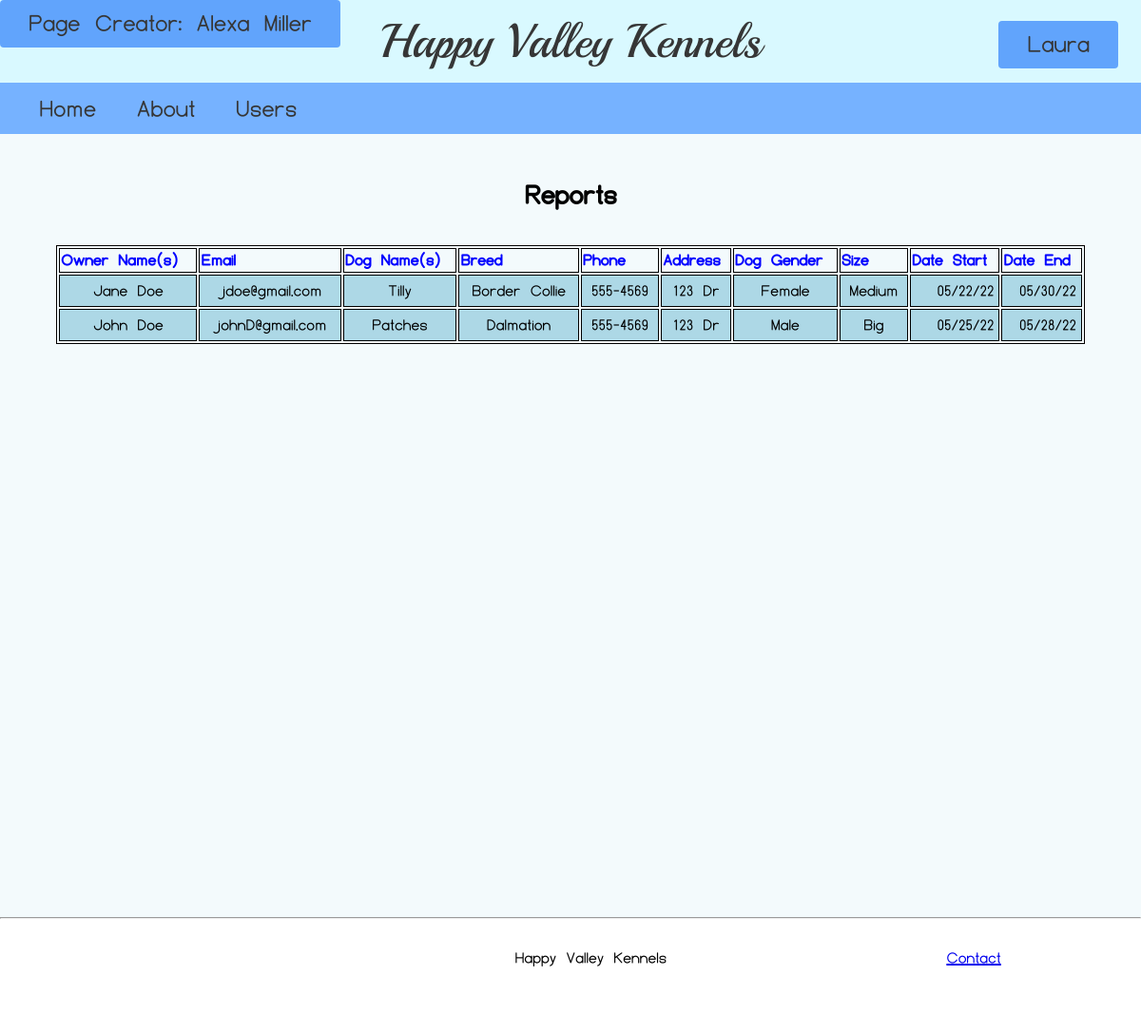
The page /Reports/report.php (signed in) on the database its author committed.
### tables this page shows
Create table scheduling
(
	Id		Int(10)		Primary Key 	AUTO_INCREMENT,
    Name	varchar(50),
    Email	varchar(50),
    DogName	varchar(25),
    Breed	varchar(25),
    Phone	varchar(15),
    Address	varchar(100),
    Gender	varchar(25),
    Size	varchar(25),
    CheckIn	varchar(25),
    CheckOut varchar(25)
);

### Reports/report.php (the view, shortened to what this page needs)
<?php
include "../assets/Header/Header.php";
require_once('database.php');
$queryReports = 'SELECT * FROM scheduling';
$statement1 = $db->prepare($queryReports);
$statement1->execute();
$reports = $statement1->fetchAll();
?>
<!DOCTYPE html>
<html>
<head>
    <link rel="stylesheet" type="text/css" href="../reports.css">
    <link rel="stylesheet" type="text/css" href="reports.css">
</head>
<body>
    <div id="Page_Content">
        <section>
            <table>
                <caption>
                    <h3>Reports</h3>
                </caption>
                <thead>
                    <tr>
                        <th class="left">Owner Name(s)</th>
                        <th class="left">Email</th>
                        <th class="left">Dog Name(s)</th>
                        <th class="left">Breed</th>
                        <th class="left">Phone</th>
                        <th class="left">Address</th>
                        <th class="left">Dog Gender</th>
                        <th class="left">Size</th>
                        <th class="left">Date Start</td>
                        <th class="left">Date End</td>
                    </tr>
                </thead>
                <tbody>
                    <?php foreach ($reports as $report) : ?>
                        <tr class="blue">
                            <td><?php echo $report['Name']; ?></td>
                            <td><?php echo $report['Email']; ?></td>
                            <td><?php echo $report['DogName']; ?></td>
                            <td><?php echo $report['Breed']; ?></td>
                            <td><?php echo $report['Phone']; ?></td>
                            <td><?php echo $report['Address']; ?></td>
                            <td><?php echo $report['Gender']; ?></td>
                            <td><?php echo $report['Size']; ?></td>
                            <td class="right"><?php echo $report['CheckIn']; ?></td>
                            <td class="right"><?php echo $report['CheckOut']; ?></td>
                        </tr>
                    <?php endforeach; ?>
                </tbody>
            </table>
        </section>
    </div>
</body>
</html>
<?php
include("../assets/Footer/Footer.php");
?>

### Reports/reports.css (style rules this page uses)
#Page_Content section { display: flex; justify-content: center; }
caption { font-weight: bold; text-align: center; font-size: 145%; }
table { width: 92%; border: 1px solid black; }
th { color: blue; border: 1px solid black; }
td { text-align: center; padding: 5px; border: 1px solid black; }
.blue { background-color: lightblue; }
.left { text-align: left; }
.right { text-align: right; }

### rows shown on the page
scheduling: Name "Jane Doe", Email "jdoe@gmail.com", DogName "Tilly", Breed "Border Collie", Phone "555-4569", Address "123 Dr", Gender "Female", Size "Medium", CheckIn "05/22/22", CheckOut "05/30/22"
scheduling: Name "John Doe", Email "johnD@gmail.com", DogName "Patches", Breed "Dalmation", Phone "555-4569", Address "123 Dr", Gender "Male", Size "Big", CheckIn "05/25/22", CheckOut "05/28/22"

### other values the page prints
$page_creator "Alexa Miller"
$username "Laura"
